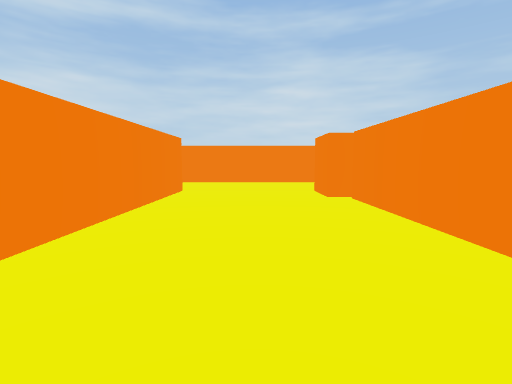
[1] (above)

13 first-person views from a walk through a Unity game level. The camera is 0.55 m above the floor, tilts 6° down and sees 85° across. The floor is counted in squares, 1 m on a side. Each view is taken from the middle of a square. On the plan, view 1 faces up. The plan holds only what a view shows up to about 9 squares ahead; the rest is blank. Some animated figures are not drawn.

[2]
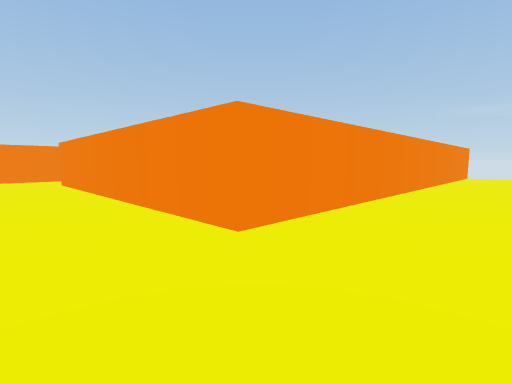

[3]
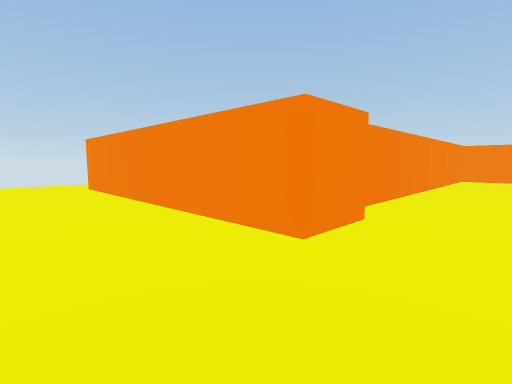

[4]
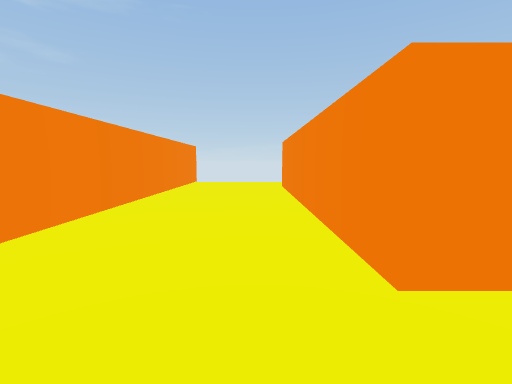

[5]
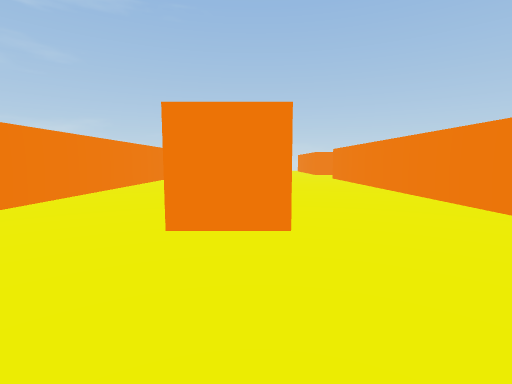

[6]
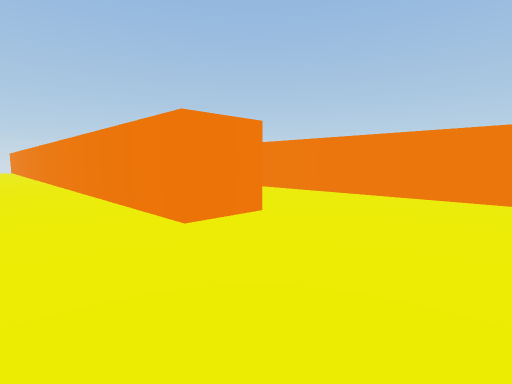

[7]
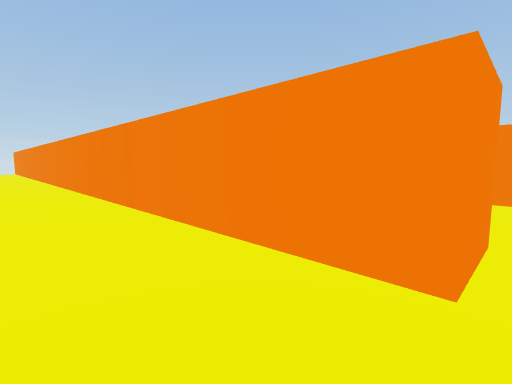

[8]
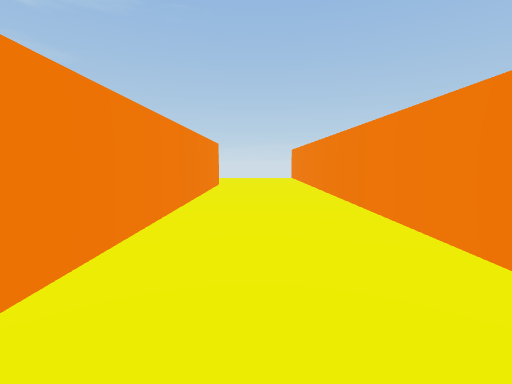

[9]
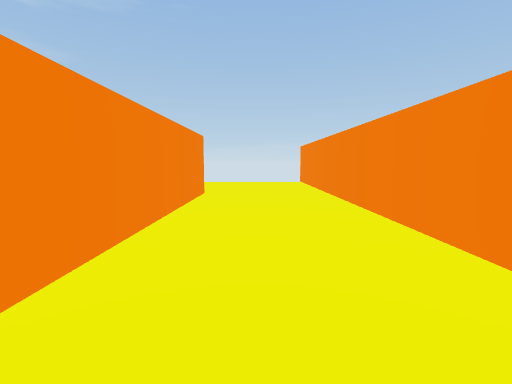

[10]
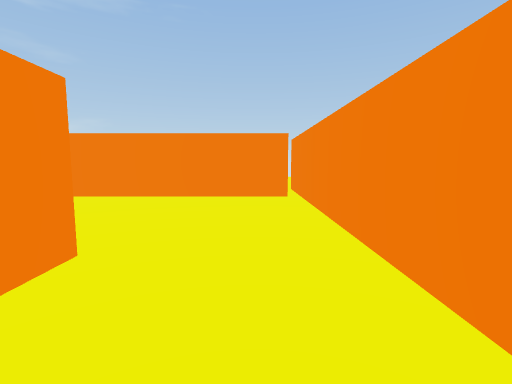

[11]
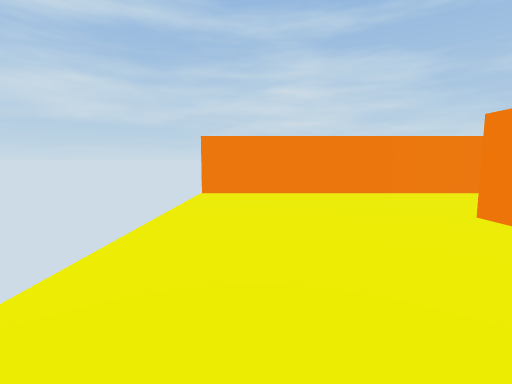

[12]
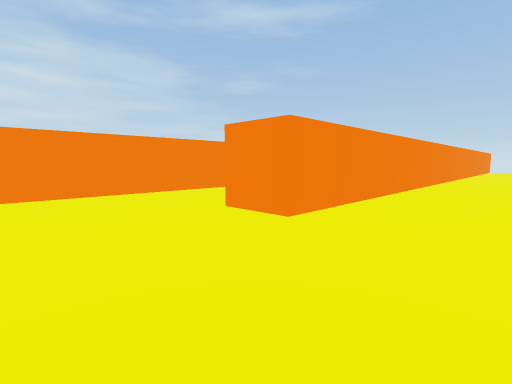

[13]
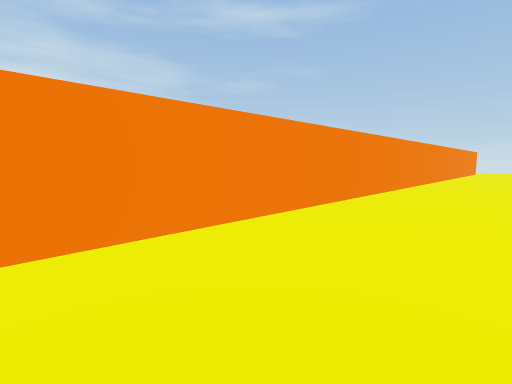

### Floor plan
Key: @ floor where view 1 was taken; # wall or solid block; . floor.
Columns run from 12 left of view 1 to 8 right of it. Each row starts with its distance up from view 1.
 11 ##################..
 10  ...................
  9  ...................
  8  ...#################
  7  ...................
  6  ...................
  5  ##########...#####.
  4           #...#
  3           #...#
  2           #...#
  1           #...#
  0           #.@.#
 -1           ....#
 -2          .....#
 -3           #####

Where each view was taken, in squares from view 1:
view 1: 0 up, 0 right, facing up
view 2: 7 up, 0 right, facing down-left
view 3: 7 up, 0 right, facing down-right
view 4: 6 up, 0 right, facing right
view 5: 8 up, 11 left, facing right
view 6: 10 up, 11 left, facing down-right
view 7: 10 up, 9 left, facing down-right
view 8: 10 up, 2 left, facing right
view 9: 10 up, 0 right, facing right
view 10: 2 down, 3 left, facing right
view 11: 6 up, 11 left, facing up
view 12: 6 up, 11 left, facing up-right
view 13: 9 up, 11 left, facing up-right
